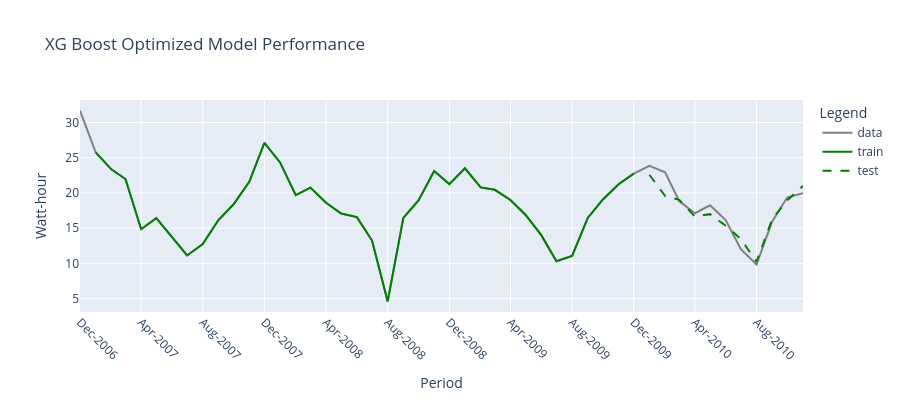

The cell this chart's notebook holds for it:
### Markdown cell above
Comments:

- xgboost_optimized has much lower errors than the base xgboost on both train and test sets.
- The train and test errors are very close for the optimized model — this is a strong indicator of good generalization.
- The MAPE values (~5.6%) mean your predictions are, on average, within about 5–6% of the actual watt-hour values — excellent accuracy for a forecasting task.

### Code cell
fig = go.Figure()

# Original time series
fig.add_trace(go.Scatter(
    x=y.index,
    y=y.values,
    mode='lines',
    name='data',
    line=dict(color='grey')
))

# Train predictions
fig.add_trace(go.Scatter(
    x=dates_train[1:],
    y=xgb_best_pred_train[1:],
    mode='lines',
    name='train',
    line=dict(color='green')
))

# Test predictions
fig.add_trace(go.Scatter(
    x=dates_test,
    y=xgb_best_pred_test,
    mode='lines',
    name='test',
    line=dict(color='green', dash='dash')
))

# Format x-axis as month-year and reduce number of ticks
labels = pd.to_datetime(y.index).strftime('%b-%Y')
step = max(1, len(labels) // 10)
fig.update_layout(
    title='XG Boost Optimized Model Performance',
    yaxis_title='Watt-hour',
    xaxis_title='Period',
    legend_title='Legend',
    xaxis=dict(
        tickmode='array',
        tickvals=y.index[::step],
        ticktext=labels[::step],
        tickangle=45
    ),
    width=900,
    height=400
)

fig.show()

### Figure 1 — Plotly figure (JSON) as saved in the notebook; plotly's stock layout.template omitted (floating-point values rounded to 4 significant figures)
{"data": [{"line": {"color": "grey"}, "mode": "lines", "name": "data", "type": "scatter", "x": ["2006-12-01", "2007-01-01", "2007-02-01", "2007-03-01", "2007-04-01", "2007-05-01", "2007-06-01", "2007-07-01", "2007-08-01", "2007-09-01", "2007-10-01", "2007-11-01", "2007-12-01", "2008-01-01", "2008-02-01", "2008-03-01", "2008-04-01", "2008-05-01", "2008-06-01", "2008-07-01", "2008-08-01", "2008-09-01", "2008-10-01", "2008-11-01", "2008-12-01", "2009-01-01", "2009-02-01", "2009-03-01", "2009-04-01", "2009-05-01", "2009-06-01", "2009-07-01", "2009-08-01", "2009-09-01", "2009-10-01", "2009-11-01", "2009-12-01", "2010-01-01", "2010-02-01", "2010-03-01", "2010-04-01", "2010-05-01", "2010-06-01", "2010-07-01", "2010-08-01", "2010-09-01", "2010-10-01", "2010-11-01"], "y": [31.69, 25.77, 23.35, 21.98, 14.85, 16.43, 13.78, 11.12, 12.74, 16.16, 18.4, 21.57, 27.11, 24.33, 19.69, 20.76, 18.6, 17.07, 16.57, 13.25, 4.608, 16.46, 18.95, 23.12, 21.25, 23.5, 20.79, 20.45, 19.01, 16.88, 14.01, 10.3, 11.08, 16.45, 19.07, 21.25, 22.74, 23.84, 22.93, 18.83, 17.12, 18.25, 16.16, 12.02, 9.846, 15.94, 19.39, 19.95]}, {"line": {"color": "green"}, "mode": "lines", "name": "train", "type": "scatter", "x": ["2007-01-01", "2007-02-01", "2007-03-01", "2007-04-01", "2007-05-01", "2007-06-01", "2007-07-01", "2007-08-01", "2007-09-01", "2007-10-01", "2007-11-01", "2007-12-01", "2008-01-01", "2008-02-01", "2008-03-01", "2008-04-01", "2008-05-01", "2008-06-01", "2008-07-01", "2008-08-01", "2008-09-01", "2008-10-01", "2008-11-01", "2008-12-01", "2009-01-01", "2009-02-01", "2009-03-01", "2009-04-01", "2009-05-01", "2009-06-01", "2009-07-01", "2009-08-01", "2009-09-01", "2009-10-01", "2009-11-01", "2009-12-01"], "y": [25.77, 23.35, 21.98, 14.85, 16.43, 13.78, 11.12, 12.74, 16.16, 18.4, 21.58, 27.11, 24.33, 19.69, 20.76, 18.6, 17.07, 16.57, 13.25, 4.61, 16.46, 18.94, 23.12, 21.25, 23.5, 20.79, 20.45, 19.01, 16.88, 14.01, 10.3, 11.08, 16.45, 19.08, 21.25, 22.74]}, {"line": {"color": "green", "dash": "dash"}, "mode": "lines", "name": "test", "type": "scatter", "x": ["2010-01-01", "2010-02-01", "2010-03-01", "2010-04-01", "2010-05-01", "2010-06-01", "2010-07-01", "2010-08-01", "2010-09-01", "2010-10-01", "2010-11-01"], "y": [22.58, 19.58, 19.03, 16.65, 16.99, 15.35, 13.46, 10.24, 16.27, 18.98, 21.0]}], "layout": {"height": 400, "legend": {"title": {"text": "Legend"}}, "title": {"text": "XG Boost Optimized Model Performance"}, "width": 900, "xaxis": {"tickangle": 45, "tickmode": "array", "ticktext": ["Dec-2006", "Apr-2007", "Aug-2007", "Dec-2007", "Apr-2008", "Aug-2008", "Dec-2008", "Apr-2009", "Aug-2009", "Dec-2009", "Apr-2010", "Aug-2010"], "tickvals": ["2006-12-01", "2007-04-01", "2007-08-01", "2007-12-01", "2008-04-01", "2008-08-01", "2008-12-01", "2009-04-01", "2009-08-01", "2009-12-01", "2010-04-01", "2010-08-01"], "title": {"text": "Period"}}, "yaxis": {"title": {"text": "Watt-hour"}}}}
